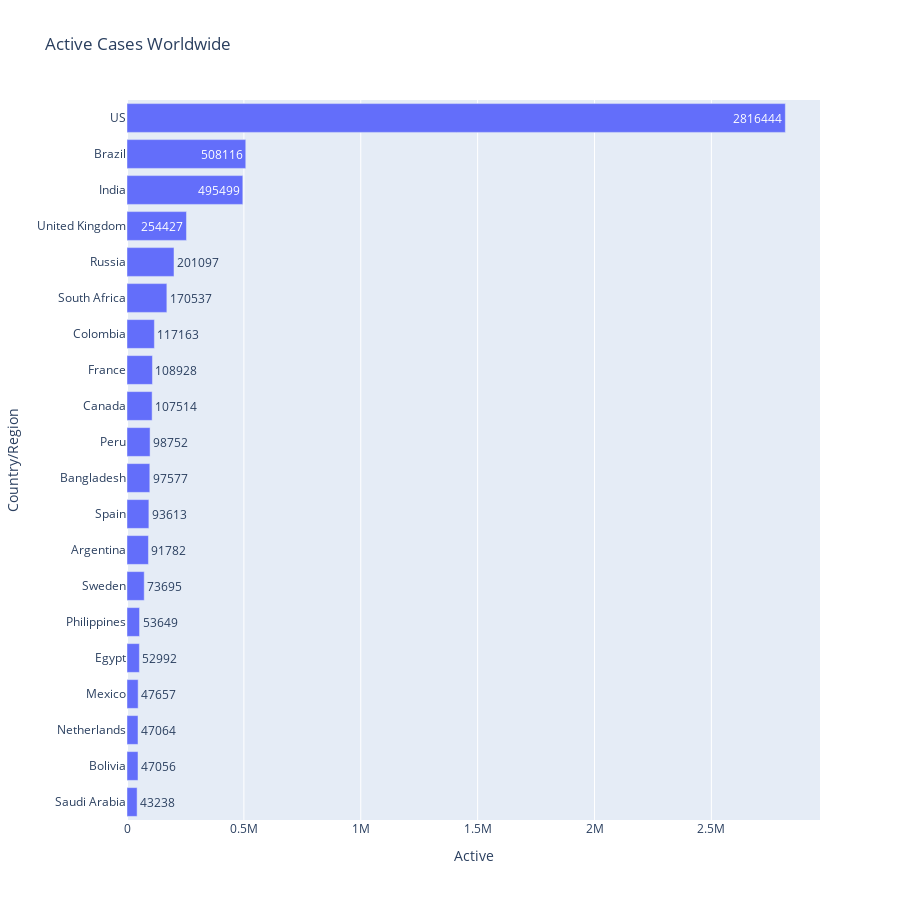

Notebook source saved alongside this figure:
### Markdown cell above
## Active Cases Worldwide

### Code cell
import plotly.express as px
fig = px.bar(cwd.sort_values('Active',ascending=False)[:20][::-1],x='Active',y='Country/Region',title='Active Cases Worldwide',text='Active', height=900, orientation='h')
fig.show()

### Figure 1 — Plotly figure (JSON) as saved in the notebook; plotly's stock layout.template omitted (floating-point values rounded to 4 significant figures)
{"data": [{"alignmentgroup": "True", "hovertemplate": "Active=%{text}<br>Country/Region=%{y}<extra></extra>", "legendgroup": "", "marker": {"color": "#636efa", "pattern": {"shape": ""}}, "name": "", "offsetgroup": "", "orientation": "h", "showlegend": false, "text": [43238, 47056, 47064, 47657, 52992, 53649, 73695, 91782, 93613, 97577, 98752, 107514, 108928, 117163, 170537, 201097, 254427, 495499, 508116, 2816444], "textposition": "auto", "type": "bar", "x": [43238, 47056, 47064, 47657, 52992, 53649, 73695, 91782, 93613, 97577, 98752, 107514, 108928, 117163, 170537, 201097, 254427, 495499, 508116, 2816444], "xaxis": "x", "y": ["Saudi Arabia", "Bolivia", "Netherlands", "Mexico", "Egypt", "Philippines", "Sweden", "Argentina", "Spain", "Bangladesh", "Peru", "Canada", "France", "Colombia", "South Africa", "Russia", "United Kingdom", "India", "Brazil", "US"], "yaxis": "y"}], "layout": {"barmode": "relative", "height": 900, "legend": {"tracegroupgap": 0}, "title": {"text": "Active Cases Worldwide"}, "xaxis": {"anchor": "y", "domain": [0, 1], "title": {"text": "Active"}}, "yaxis": {"anchor": "x", "domain": [0, 1], "title": {"text": "Country/Region"}}}}
